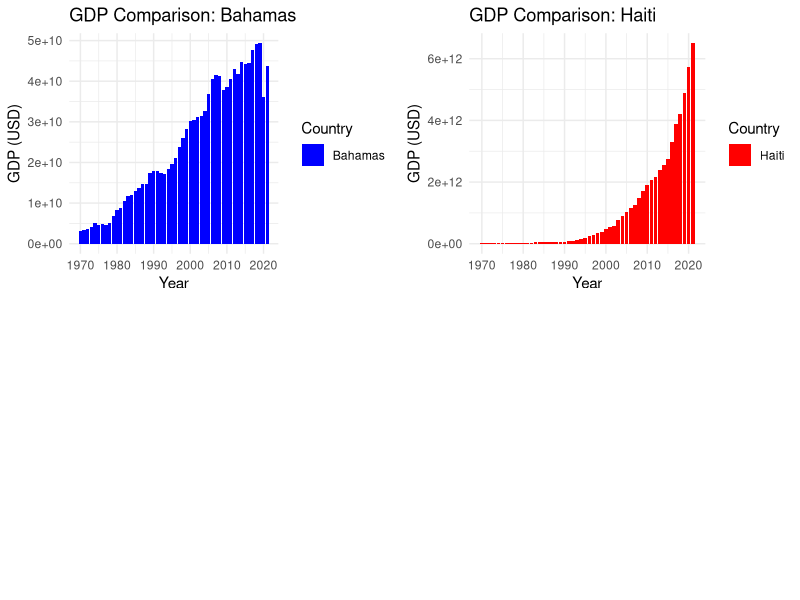
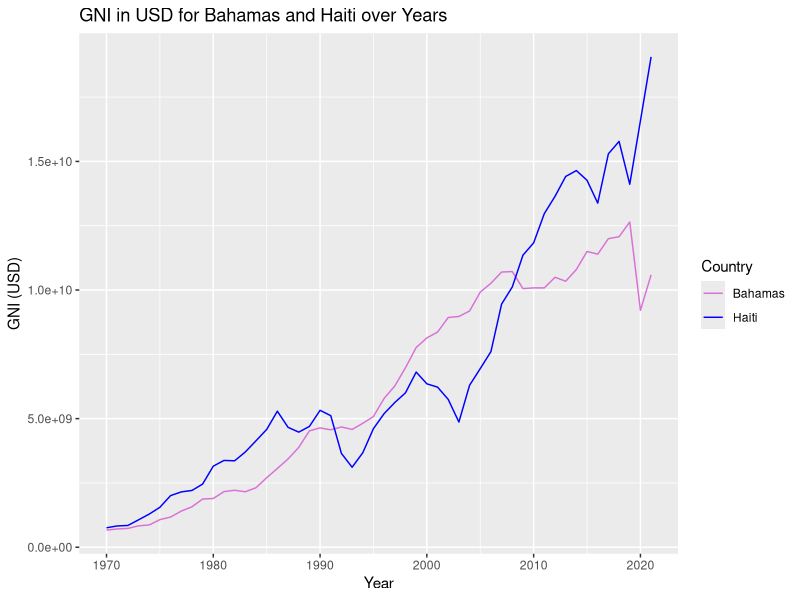
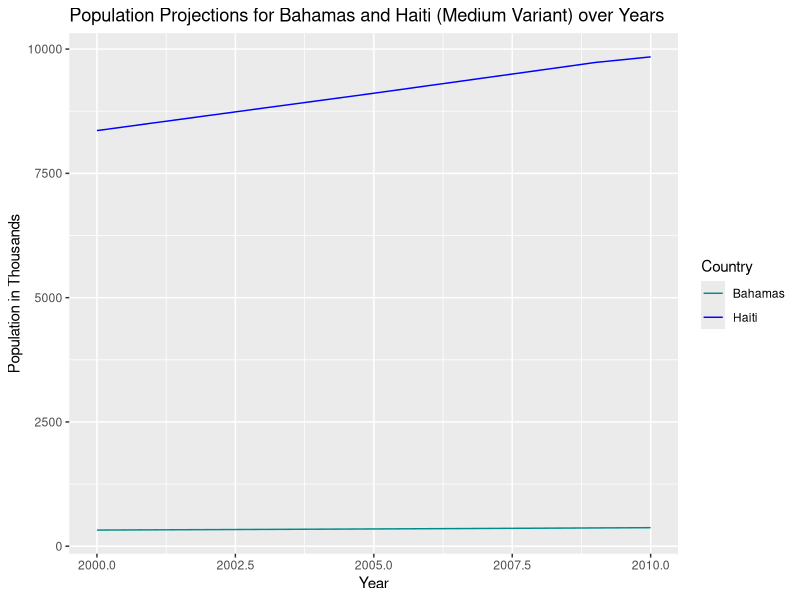
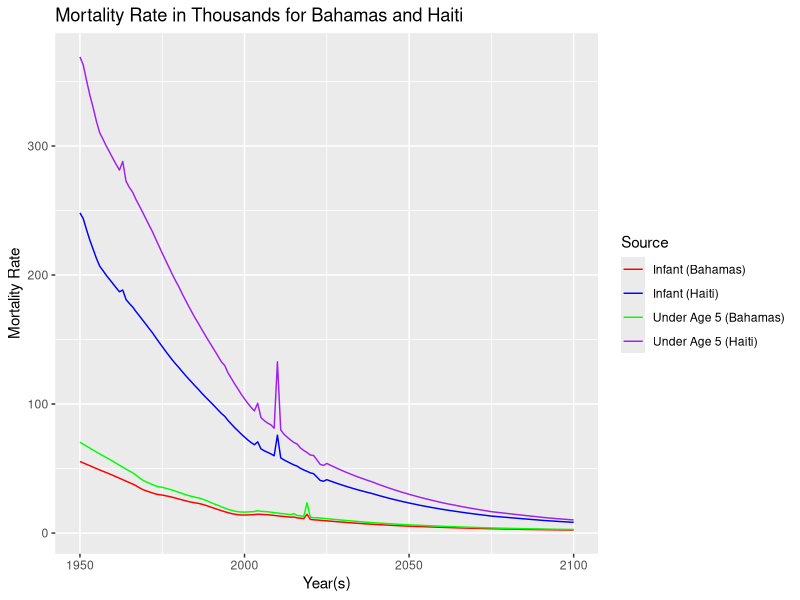

R code for these plots, in order:
library(ggplot2)
library(dplyr)
library(gridExtra)
gdp_b<-read.csv("data/gdp.csv")
gdp_h<-read.csv("data/haiti_gdp.csv")
gni_b<-read.csv("data/GNI_USD.csv")
gni_h<-read.csv("data/haiti_gni.csv")
pop_b<-read.csv("data/total_population_thousands.csv")
pop_h<-read.csv("data/haiti_pop.csv")
infant_b<-read.csv("data/infant_mortality_rate_thousands.csv")
infant_h<-read.csv("data/haiti_infant.csv")
under5_b<-read.csv("data/under5_mortality_rate_thousands.csv")
under5_h<-read.csv("data/haiti_under5.csv")

### gdp
gdp_b <- gdp_b %>% mutate(Country = "Bahamas")
gdp_h <- gdp_h %>% mutate(Country = "Haiti")

# Create bar charts for Bahamas and Haiti
plot_bahamas <- ggplot(gdp_b, aes(x = Year, y = Value, fill = Country)) +
  geom_bar(stat = "identity") +
  labs(title = "GDP Comparison: Bahamas",
       x = "Year", y = "GDP (USD)") +
  scale_fill_manual(values = c("Bahamas" = "blue")) +
  theme_minimal()

plot_haiti <- ggplot(gdp_h, aes(x = Year, y = Value, fill = Country)) +
  geom_bar(stat = "identity") +
  labs(title = "GDP Comparison: Haiti",
       x = "Year", y = "GDP (USD)") +
  scale_fill_manual(values = c("Haiti" = "red")) +
  theme_minimal()

# Set custom height and width for the plots
plot_height <- 5
plot_width <- 8

# Arrange the plots side by side with custom height and width
gdp_bh <- grid.arrange(plot_bahamas, plot_haiti, ncol = 2, heights = c(plot_height, plot_height), widths = c(plot_width, plot_width))

# Display the combined plot
print(gdp_bh)

# Define a function to generate and return the combined GDP plot
generateCombinedGDPPlot <- function() {
  # Arrange the plots side by side with custom height and width
  gdp_bh <- grid.arrange(plot_bahamas, plot_haiti, ncol = 2, heights = c(plot_height, plot_height), widths = c(plot_width, plot_width))
  
  # Return the combined plot
  return(gdp_bh)
}




###### gni
# Combine the datasets
combined_gni <- rbind(gni_b %>% mutate(Country = "Bahamas"),
                      gni_h %>% mutate(Country = "Haiti"))

# Create a GNI comparison plot
gni_plot_bh <- ggplot(data = combined_gni, aes(x = Year, y = Value, color = Country)) +
  geom_line() +
  labs(title = "GNI in USD for Bahamas and Haiti over Years",
       x = "Year", y = "GNI (USD)") +
  scale_color_manual(values = c("Bahamas" = "#DA70D6", "Haiti" = "blue"))

# Display the GNI comparison plot
print(gni_plot_bh)


####### population
pop_b <- pop_b %>% 
  filter(Year.s. >= 2000, Year.s. <= 2010, Variant == "Medium") %>%
  select(Year.s., Value) %>%
  mutate(Country = "Bahamas")

pop_h <- pop_h %>%
  filter(Year.s. >= 2000, Year.s. <= 2010, Variant == "Medium") %>%
  select(Year.s., Value) %>%
  mutate(Country = "Haiti")

# Combine the datasets
combined_pop <- rbind(pop_b, pop_h)

# Create a population projection comparison plot
population_plot_bh <- ggplot(combined_pop, aes(x = Year.s., y = Value, color = Country)) +
  geom_line() +
  labs(title = "Population Projections for Bahamas and Haiti (Medium Variant) over Years",
       x = "Year", y = "Population in Thousands") +
  scale_color_manual(values = c("Bahamas" = "cyan4", "Haiti" = "blue"))

# Display the population projection comparison plot
print(population_plot_bh)


###### Infant / under 5 mortality
# Combine the data frames row-wise
# Add a new column to identify the source of each row
infant_b$Source <- "Infant (Bahamas)"
infant_h$Source <- "Infant (Haiti)"
under5_b$Source <- "Under Age 5 (Bahamas)"
under5_h$Source <- "Under Age 5 (Haiti)"

combined_data <- rbind(infant_b, infant_h, under5_b, under5_h)
combined_data <- na.omit(combined_data)

# Create a plot using the combined data with four distinct colors
mortality_plot_bh <- ggplot(combined_data, aes(x = Year.s., y = Value, color = Source)) +
  geom_line() +
  labs(title = "Mortality Rate in Thousands for Bahamas and Haiti",
       x = "Year(s)", y = "Mortality Rate") +
  scale_color_manual(values = c("Infant (Bahamas)" = "red", 
                                "Infant (Haiti)" = "blue", 
                                "Under Age 5 (Bahamas)" = "green", 
                                "Under Age 5 (Haiti)" = "purple"))

# Display the mortality rate comparison plot
print(mortality_plot_bh)